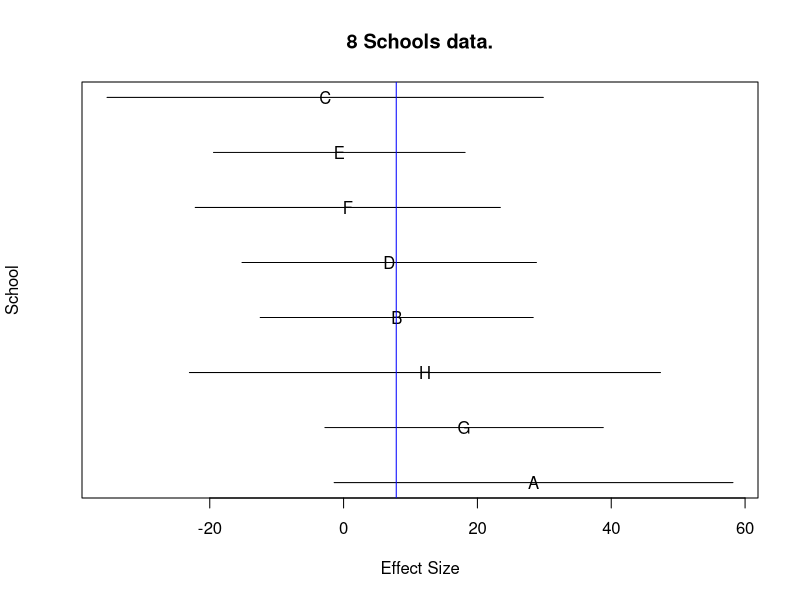

Reproduce this figure in R. (Note: this script raises an error after producing the figure.)
## ---- chunk 1
knitr::opts_chunk$set(echo = TRUE)
## ---- chunk 2
Schools <- data.frame(row.names=c("A","B","C","D","E","F","G","H"),
                      effect = c(28.39,7.94,-2.75,6.82,-.64,.63,18.01,12.16),
                      see = c(14.9, 10.2, 16.3, 11.0, 9.4, 11.4, 10.4, 17.6))

Schools
## ---- chunk 3
Schools$w <- 1/Schools$see^2
Schools.mean <- sum(Schools$w*Schools$effect)/sum(Schools$w)
Schools.mean
## ---- chunk 4
ord <- order(Schools$effect)
plot(Schools$effect[ord[c(1,8)]]+c(-2,2)*Schools$see[ord[c(1,8)]],
     c(nrow(Schools),1),main = "8 Schools data.",type="n",yaxt="n",
     xlab="Effect Size",ylab="School")
points(Schools$effect[ord],nrow(Schools):1,pch=rownames(Schools)[ord])
segments(Schools$effect[ord]-2*Schools$see[ord],nrow(Schools):1,
         Schools$effect[ord]+2*Schools$see[ord],nrow(Schools):1)
abline(v=Schools.mean,col="blue")

## ---- chunk 5
Schools.post <- function (data, prior) {
  V <-  1/data$see^2 + 1/prior["sd"]^2
  theta <- (data$effect/data$see^2 + prior["mean"]/prior["sd"]^2)/V
  data.frame(effect=theta,see=1/sqrt(V),row.names=rownames(data))
}
Schools.post(Schools,c(mean=Schools.mean,sd=Inf))

## ---- chunk 6
inputPanel(
  
  sliderInput("tau", label = "School-level standard deviation:",
              min = 0.02, max = 50, value = 10, step = 0.02)
)

renderPlot({
  
  dat <- Schools.post(Schools,c(mean=Schools.mean,sd=input$tau))
  plot(Schools$effect[ord[c(1,8)]]+c(-2,2)*Schools$see[ord[c(1,8)]],
     c(nrow(Schools),1),main = "8 Schools data.",type="n",yaxt="n",
     xlab="Effect Size",ylab="School", sub=paste("Partial pooling, tau =",input$tau))
points(dat$effect[ord],nrow(dat):1,pch=rownames(dat)[ord])
segments(dat$effect[ord]-2*dat$see[ord],nrow(dat):1,
         dat$effect[ord]+2*dat$see[ord],nrow(dat):1)
abline(v=Schools.mean,col="blue")
})
## ---- chunk 7
#Calculates posterior means for each of the schools
param0 <- c(mean=0,sd=Inf)

Schools.EStep <- function (data, params) {
  Pre <-  1/data$see^2 + 1/params["sd"]^2
  M <- (data$effect/data$see^2 + params["mean"]/params["sd"]^2)/Pre
  list(M=M,V=1/Pre)
}

lv0 <- Schools.EStep(Schools,param0)
lv0
## ---- chunk 8
Schools.MStep <- function (data, latentvars) {
  J <- length(latentvars$M)
  mu <- mean(latentvars$M)
  sig <- sum((latentvars$M-mu)^2)/(J-1)+sum(latentvars$V)
  c(mean=mu,sd=sqrt(sig))
}

Schools.MStep(Schools,lv0)

## ---- chunk 9
EM <- function (data,initial.param,EStep,MStep,maxit=10L,tol=.001,
                printParams=FALSE,printLatent=FALSE) {
  param.hist <- matrix(NA,maxit,length(initial.param))
  lv.hist <- vector("list",maxit-1L)
  dimnames(param.hist) <- list(paste(1:maxit),names(initial.param))
  param.hist[1,] <- param <- initial.param
  if (printParams) cat("Initial Parameters",param,"\n")
  converged <- FALSE
  
  for (i in 2:maxit) {
    if (printParams || printLatent) cat("Iteration ",i-1,"\n")

    latent <- do.call(EStep,list(data,param))
    lv.hist[[i-1]] <- latent
    if (printLatent) {
		  cat("Latent variables:\n")
         print(latent)
         cat("\n")
    }
    
    param.hist[i,] <- param <- do.call(MStep,list(data,latent))
    if (printParams) cat("Parameters",param,"\n")

    if (max(abs(param-param.hist[i-1,])) < tol) {
      converged <- TRUE
      cat("Converged at iteration ",i,"\n")
      break
    }
  }
  if (!converged) cat("Did not converge in",i,"iterations.\n")
  list(param=param,latent=latent,param.hist=param.hist,lv.hist=lv.hist)
}

## ---- chunk 10
em.out <- EM(Schools,param0,Schools.EStep,Schools.MStep,printParams=TRUE)
em.out$param
em.out$latent$M
## ---- chunk 11
inputPanel(
  
  sliderInput("mu0", label="Starting School level mean",
              min=-25,max=25,value=0,step=.25),
  sliderInput("tau0", label = "Starting School-level standard deviation:",
              min = 0.02, max = 100, value = 90, step = 0.02)
)

renderPlot({
  
  par0 <- c(mean=input$mu0,sd=input$tau0)
  emout <- EM(Schools,par0,Schools.EStep,Schools.MStep)
  NN <- sum(!is.na(emout$param.hist[,1]))
  Mmat <- do.call(rbind,sapply(emout$lv.hist,function(x) x$M))
  Mmat <- rbind(Mmat,NA)
  colnames(Mmat) <- rownames(Schools)
  layout(matrix(1:3,1,3),c(3,1,1))
  matplot(Mmat,NN:1,type="b",pch=colnames(Mmat),main="School Means",
          yaxt="n",xlab="Effect Size")
  plot(emout$param.hist[1:NN,"mean"],NN:1,main="Grand Mean Effect",type="b",
       yaxt="n",xlab="Effect Size")
  plot(emout$param.hist[1:NN,"sd"],NN:1,main="Standard deviation of effect sizes",type="b",
       yaxt="n",xlab="sd(Effect Size)")
 
})
